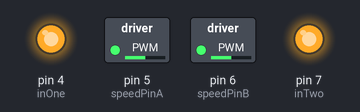
A sketch run on a simulated Arduino Uno, built with avr-gcc and run on an emulated ATmega328P. On the bench: switched loads named in the sketch (green lamp = pin HIGH), output pins drawn as LEDs (lit = HIGH).

Above: at 0.05 s.
At 1.95 s:
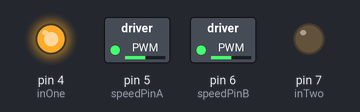
Timing chart, 0 to 3.0 s (numbered marks = the images above):
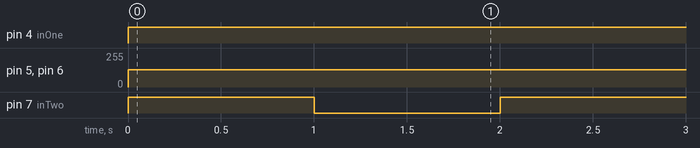

Measured:
- by itself, pin 4 (inOne): LOW → HIGH at 0.00 s
- by itself, pin 5 (speedPinA), pin 6 (speedPinB): 0/255 → 128/255 at 0.00 s
- by itself, pin 7 (inTwo): alternates HIGH for 1.0 s and LOW for 1.0 s

The sketch:

Sample_H_bridge.ino
```cpp
// 4-WD
#define inOne 4           //IN1
#define speedPinA 5       //ENA
#define inTwo 7           //IN3
#define speedPinB 6       //ENB
const int revUno = 2;     //IN2
const int revDos = 3;     //IN4
int Speed=128;

void setup()
{
  Serial.begin(9600);
  pinMode(inTwo, OUTPUT);
  pinMode(speedPinB, OUTPUT);
  pinMode(inOne, OUTPUT);
  pinMode(speedPinA, OUTPUT);
}

void loop()
{

  startCar();
  delay(1000);


  leftTurn();
  delay(1000);
}
// ========================================== MOTOR MOVEMENT ==================================
void startCar()
{

  digitalWrite(inOne, 1);
  digitalWrite(inTwo, 1);
  digitalWrite(revUno, 0);
  digitalWrite(revDos, 0);
  analogWrite(speedPinA, Speed);
  analogWrite(speedPinB, Speed);
}

void reverseCar()
{
  digitalWrite(inOne, 0);
  digitalWrite(inTwo, 0);
  digitalWrite(revUno, 1);
  digitalWrite(revDos, 1);
  analogWrite(speedPinA, Speed);
  analogWrite(speedPinB, Speed);
}

void leftTurn()
{
  digitalWrite(inOne, 1);         //right forward
  digitalWrite(inTwo, 0);
  digitalWrite(revUno, 0);
  digitalWrite(revDos, 1);        // left reverse
  analogWrite(speedPinA, Speed);
  analogWrite(speedPinB, Speed);
}

void rightTurn()
{
  digitalWrite(inOne, 0);
  digitalWrite(inTwo, 1);         // left right
  digitalWrite(revUno, 1);        // right reverse
  digitalWrite(revDos, 0);
  analogWrite(speedPinA, Speed);
  analogWrite(speedPinB, Speed);
}

void breakCar()
{
  digitalWrite(inOne, 0);
  digitalWrite(inTwo, 0);
  analogWrite(speedPinA, 0);
  analogWrite(speedPinB, 0);
}
```
